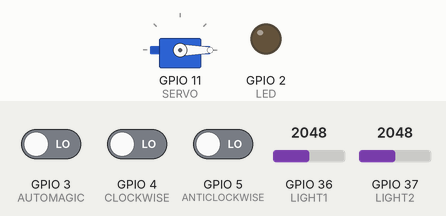
Bench run of a sketch on a simulated ESP32. On the bench: servo, output pins drawn as LEDs (lit = HIGH). Inputs (shaded band) come from the test bench; at power-on: GPIO 4 (CLOCKWISE) LOW, GPIO 3 (AUTOMAGIC) LOW, GPIO 5 (ANTICLOCKWISE) LOW, GPIO 36 (LIGHT1) = 2048, GPIO 37 (LIGHT2) = 2048.

Above: at 1.2 s.
1.3 s: GPIO 4 (CLOCKWISE) driven HIGH
At 3.6 s:
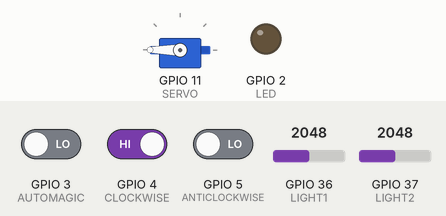
4.3 s: GPIO 3 (AUTOMAGIC) driven HIGH and GPIO 4 (CLOCKWISE) driven LOW
At 5.5 s:
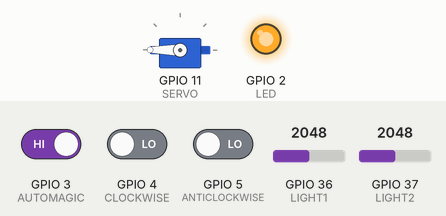
5.8 s: GPIO 5 (ANTICLOCKWISE) driven HIGH
At 5.95 s:
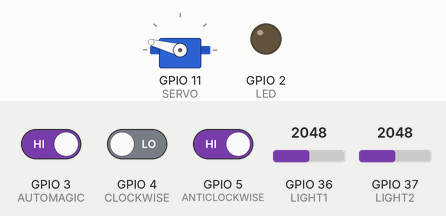
8.8 s: GPIO 5 (ANTICLOCKWISE) driven LOW
At 10.2 s:
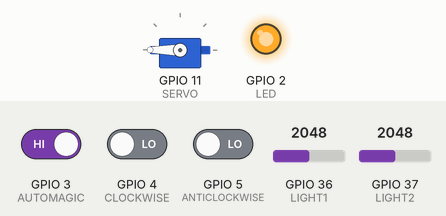
Timing chart, 0 to 11.3 s (numbered marks = the images above; inputs shaded):
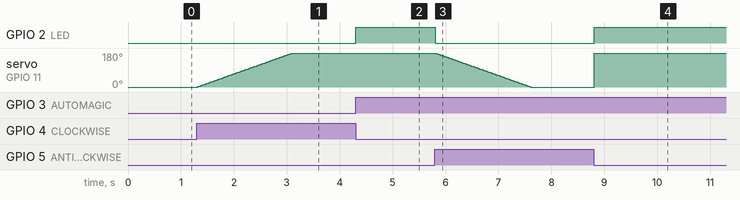

Measured:
- after the input at 1.3 s, servo on GPIO 11 (SERVO): moves from 0° to 180° over 1.8 s, starting at once
- after the input at 4.3 s, GPIO 2 (LED): LOW → HIGH at once
- after the input at 5.8 s, GPIO 2 (LED): HIGH → LOW at once; servo on GPIO 11 (SERVO): moves from 180° to 0° over 1.8 s, starting at once
- after the input at 8.8 s, GPIO 2 (LED): LOW → HIGH at once; servo on GPIO 11 (SERVO): 0° → 180° at once

The sketch:

source.ino
```cpp
#define tinker 3

#ifdef tinker
#include <Servo.h>

#define LED 2
#define AUTOMAGIC 3
#define CLOCKWISE 4
#define ANTICLOCKWISE 5
#define SERVO 11

#define LIGHT1 A0
#define LIGHT2 A1

#else
#include <ESP32_Servo.h>

#define LED  27
#define AUTOMAGIC 33
#define CLOCKWISE 15
#define ANTICLOCKWISE 32
#define SERVO 14

#define LIGHT1 A0
#define LIGHT2 A1
#endif

Servo servo;
int servoDegrees = 0;
int oldDegrees = servoDegrees;


void setup()
{
  pinMode(LED, OUTPUT);
  pinMode(AUTOMAGIC, INPUT);
  pinMode(CLOCKWISE, INPUT);
  pinMode(ANTICLOCKWISE, INPUT);
  servo.attach(SERVO);

  pinMode(LIGHT1, INPUT);
  pinMode(LIGHT2, INPUT);

  servo.write(servoDegrees);

}

bool automagic=false;

void loop() {

  if(digitalRead(AUTOMAGIC) == HIGH ){
    automagic=true;
  }

  if(digitalRead(CLOCKWISE) == HIGH ){
    automagic=false;
    servoDegrees += 1;
  }

  if(digitalRead(ANTICLOCKWISE) == HIGH ){
    automagic=false;
    servoDegrees -= 1;
  }

  if(automagic){
    digitalWrite(LED, HIGH);
    servoDegrees = convertedLightSensorValue();
  } else {
    digitalWrite(LED, LOW);
  }

  servoDegrees = 0 < servoDegrees ? servoDegrees : 0;
  servoDegrees = 180 > servoDegrees ? servoDegrees : 180;

  if (oldDegrees != servoDegrees) {
    servo.write(servoDegrees);
    oldDegrees = servoDegrees;
  }

  delay(10);

}


int lightSensorValue() {
  int x = analogRead(LIGHT1);
  int y = analogRead(LIGHT2);
  return (x+y)/2;
}

int convertedLightSensorValue() {
  float value = lightSensorValue();
  return value / 1024.0 * 180.0;
}
```
